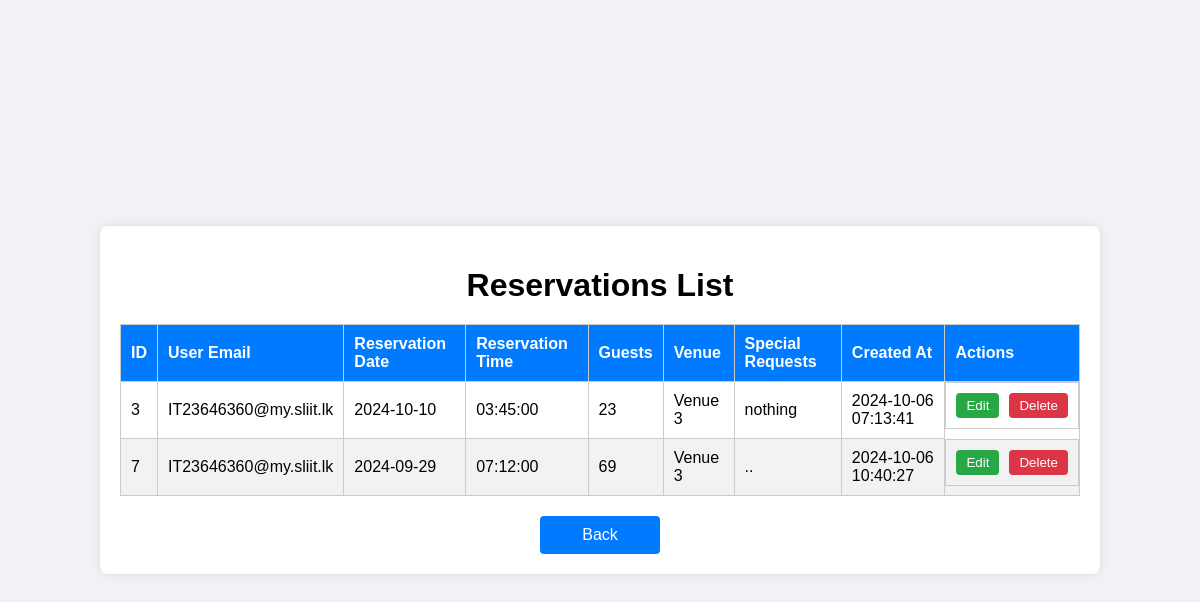
/user_reservations.php (signed in), run on the app's committed database.
### tables this page shows
CREATE TABLE `reservations` (
  `id` int(11) NOT NULL,
  `user_email` varchar(100) NOT NULL DEFAULT 'Admin',
  `reservation_date` date NOT NULL,
  `reservation_time` time NOT NULL,
  `guests` int(11) NOT NULL,
  `venue` varchar(100) NOT NULL,
  `special_requests` text DEFAULT NULL,
  `created_at` timestamp NOT NULL DEFAULT current_timestamp()
);

### src/user_reservations.php (the view, shortened to what this page needs)
<?php
$host = 'localhost';
$db = 'Hotel_Reservation';
$user = 'root';
$pass = '';
$conn = new mysqli($host, $user, $pass, $db);
$user_email = $_SESSION['user_email'];
$sql = "SELECT * FROM reservations WHERE user_email = ?";
$stmt = $conn->prepare($sql);
$stmt->bind_param("s", $user_email);
$stmt->execute();
$result = $stmt->get_result();
?>
<!DOCTYPE html>
<html lang="en">
<head>
</head>
<body>
    <div class="container">
        <h1>Reservations List</h1>
        <table>
            <thead>
                <tr>
                    <th>ID</th>
                    <th>User Email</th>
                    <th>Reservation Date</th>
                    <th>Reservation Time</th>
                    <th>Guests</th>
                    <th>Venue</th>
                    <th>Special Requests</th>
                    <th>Created At</th>
                    <th>Actions</th>
                </tr>
            </thead>
            <tbody>
                <?php
                if ($result->num_rows > 0) {
                    while($row = $result->fetch_assoc()) {
                        echo "<tr>
                                <td>{$row['id']}</td>
                                <td>{$row['user_email']}</td>
                                <td>{$row['reservation_date']}</td>
                                <td>{$row['reservation_time']}</td>
                                <td>{$row['guests']}</td>
                                <td>{$row['venue']}</td>
                                <td>{$row['special_requests']}</td>
                                <td>{$row['created_at']}</td>
                                <td class='action-buttons'>
                                    <button class='edit-button' onclick='openEditPopup({$row['id']}, \"{$row['reservation_date']}\", \"{$row['reservation_time']}\", {$row['guests']}, \"{$row['venue']}\", \"{$row['special_requests']}\")'>Edit</button>
                                    <form method='POST' style='display:inline;' onsubmit='return confirm(\"Are you sure you want to delete this reservation?\");'>
                                        <input type='hidden' name='reservation_id' value='{$row['id']}'>
                                        <button type='submit' name='delete_reservation' class='delete-button'>Delete</button>
                                    </form>
                                </td>
                              </tr>";
                    }
                } else {
                    echo "<tr><td colspan='9'>No reservations found</td></tr>";
                }
                ?>
            </tbody>
        </table>
        <a href="user_dashboard.php" class="back-button">Back</a>
    </div>
</body>
</html>

### src/user_reservations.php (style rules this page uses)
body { font-family: Arial, sans-serif; background-color: #f0f2f5; display: flex; justify-content: center; align-items: center; height: 100vh; margin: 0; }
.container { background-color: #fff; padding: 20px; border-radius: 8px; box-shadow: 0 0 10px rgba(0, 0, 0, 0.1); width: 80%; max-width: 1000px; }
h1 { margin-bottom: 20px; text-align: center; }
table { width: 100%; border-collapse: collapse; margin-bottom: 20px; }
table, th, td { border: 1px solid #ccc; }
th, td { padding: 10px; text-align: left; }
th { background-color: #007bff; color: #fff; }
tr:nth-child(even) { background-color: #f2f2f2; }
.back-button { display: block; width: 100px; padding: 10px; margin: 0 auto; text-align: center; background-color: #007bff; color: #fff; text-decoration: none; border-radius: 4px; transition: background-color 0.3s; }
.action-buttons { display: flex; gap: 10px; }
.edit-button, .delete-button { padding: 5px 10px; border: none; border-radius: 4px; cursor: pointer; transition: background-color 0.3s; }
.edit-button { background-color: #28a745; color: #fff; }
.delete-button { background-color: #dc3545; color: #fff; }

### data on the page
reservations: id "3", user_email "IT23646360@my.sliit.lk", reservation_date "2024-10-10", reservation_time "03:45:00", guests "23", venue "Venue 3", special_requests "nothing", created_at "2024-10-06 07:13:41"
reservations: id "7", user_email "IT23646360@my.sliit.lk", reservation_date "2024-09-29", reservation_time "07:12:00", guests "69", venue "Venue 3", special_requests "..", created_at "2024-10-06 10:40:27"
